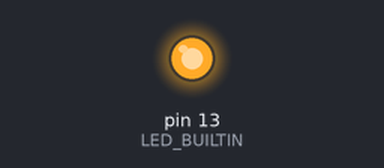
Bench run of a sketch on a simulated Arduino Uno, built with avr-gcc and run on an emulated ATmega328P. On the bench: output pins drawn as LEDs (lit = HIGH). What the sketch prints to the serial monitor is not drawn.

Above: at 0.7 s.
At 13.1 s:
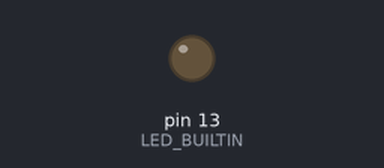
Timing chart, 0 to 18.7 s (numbered marks = the images above):
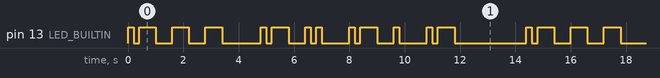

The sketch:

myblinks.ino
```cpp
// The code that blinks my name in morse code.

// ============================================================================
// AUTHOR METADATA
// ============================================================================
const char* AUTHOR = "Jaira Settles";
const char* VERSION = "1.0.0";
void initSystem() {
  Serial.begin(9600);
  Serial.print("[");
  Serial.print(AUTHOR);
  Serial.print(" Core Engine v");
  Serial.print(VERSION);
  Serial.println("] Starting...");
}

void setup() {
  initSystem();
  pinMode(LED_BUILTIN, OUTPUT);
}
// timing for the blinks
int dotTime = 200;
  int dashTime = 600;
  int letterSpace = 800;
void dot() {
digitalWrite(LED_BUILTIN, HIGH);
delay(dotTime);
digitalWrite(LED_BUILTIN, LOW);
delay(dotTime);

   }
void dash() {
 digitalWrite(LED_BUILTIN, HIGH);
delay(dashTime);
digitalWrite(LED_BUILTIN, LOW);
delay(dashTime);

   }
void loop() {
//J(.---)
dot(); dash(); dash(); dash();
delay(letterSpace);
//A(.-)
dot(); dash();
 //I(..)
 dot(); dot();
 delay(letterSpace);
 //R(.-.)
 dot(); dash(); dot();
 delay(letterSpace);
 //A(.-)
 dot(); dash();
 delay(2000); //pause before repeating

}
```

Measured:
- by itself, pin 13 (LED_BUILTIN): moves between LOW and HIGH, repeating every 14.4 s
- by itself, everything shown: repeats every 14.4 s, in 26 steps
